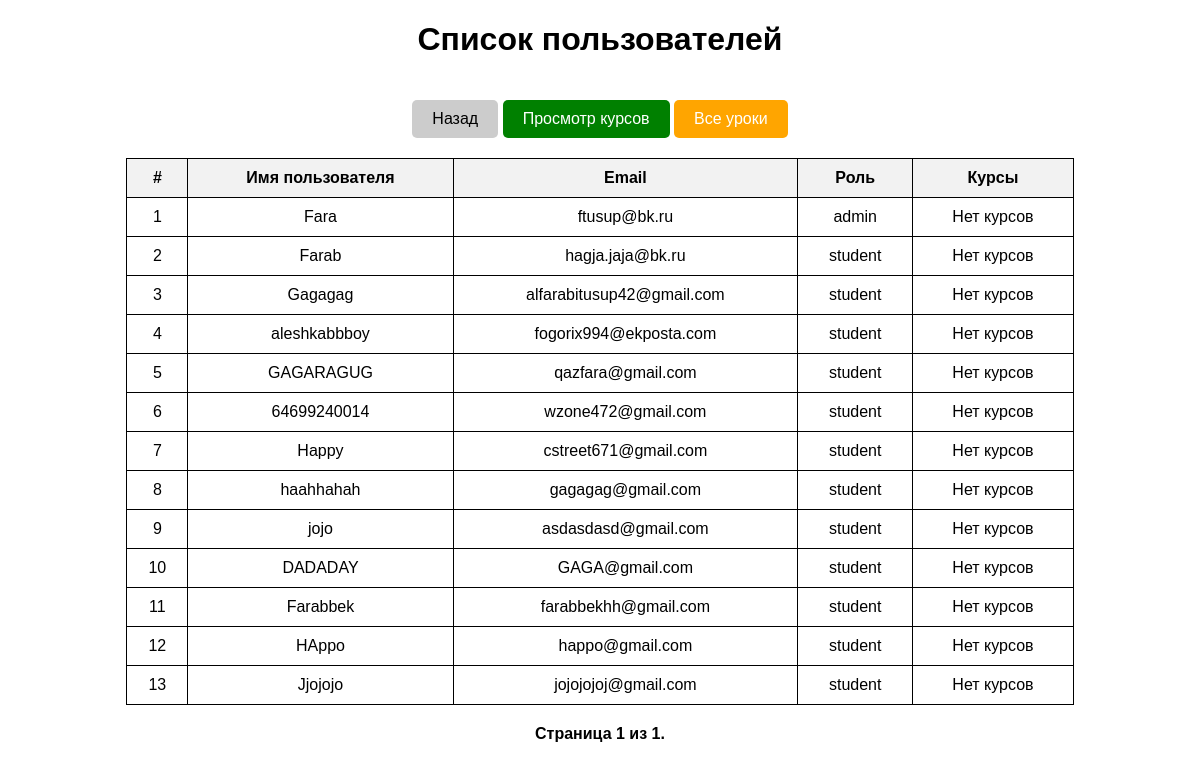
Page /users/list/ on the earlier database version.
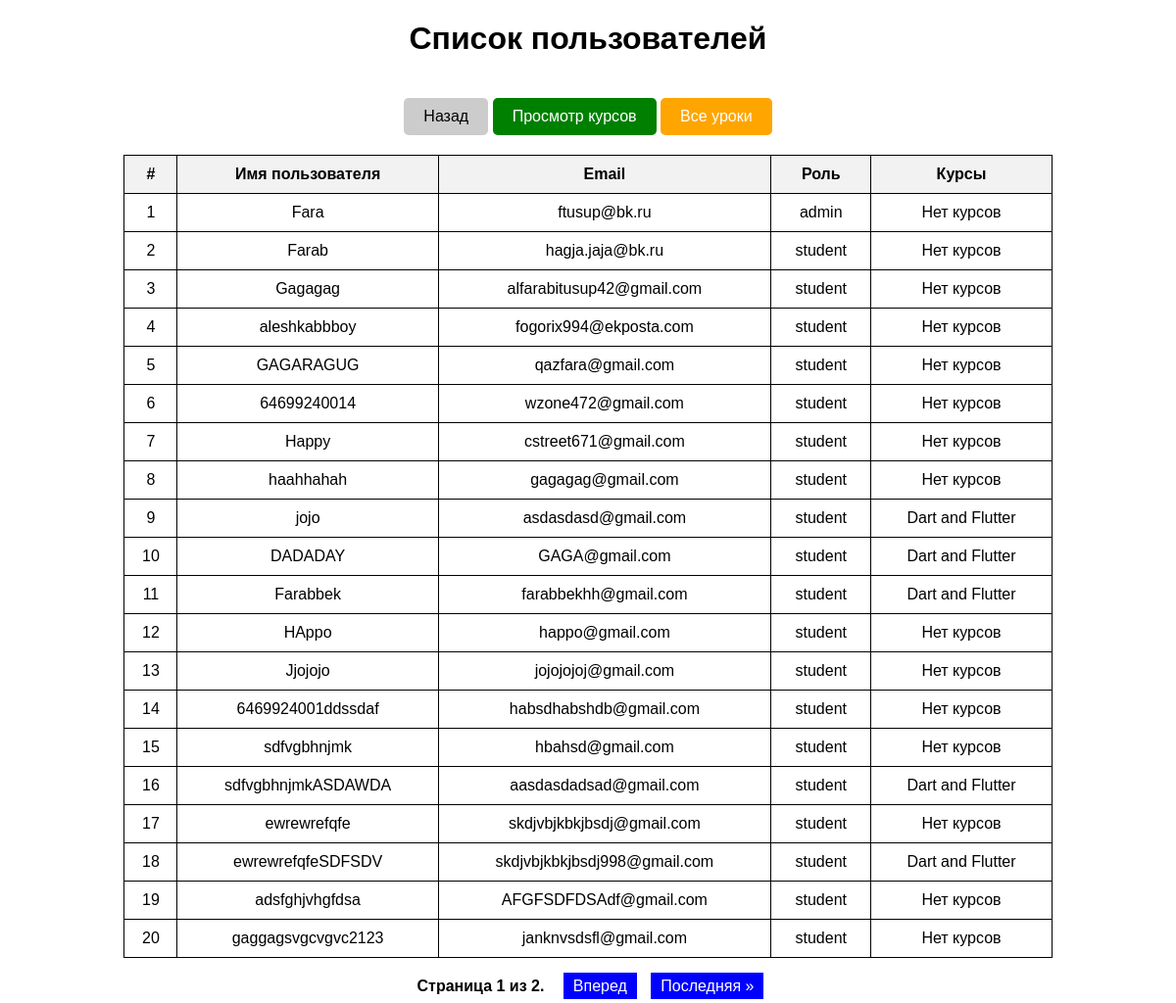
Same page on the later database version.
### users/models.py (models this page shows, shortened)
class User(AbstractUser):
    ROLES = [
        ('student', 'Student'),
        ('manager', 'Manager'),
        ('admin', 'Administrator'),
    ]
    email = models.EmailField(unique=True)
    role = models.CharField(max_length=20, choices=ROLES, default='student')
    confirmation_code = models.CharField(max_length=6, blank=True, null=True)
    is_confirmed = models.BooleanField(default=False)
    courses = models.ManyToManyField('courses.Course', related_name='enrolled_students')
    USERNAME_FIELD = 'email'
    REQUIRED_FIELDS = ['first_name', 'last_name']

### courses/models.py (models this page shows, shortened)
class Course(models.Model):
    title = models.CharField(max_length=200)
    description = models.TextField()
    price = models.DecimalField(max_digits=10, decimal_places=2)
    students = models.ManyToManyField(
        settings.AUTH_USER_MODEL,
        related_name='enrolled_courses',
        blank=True
    )

### users/views.py (the view)
# urls.py: path('list/', user_list, name='user_list'),
def user_list(request):
    users = User.objects.prefetch_related('enrolled_courses').all()
    paginator = Paginator(users, 20)
    page_number = request.GET.get('page')
    page_obj = paginator.get_page(page_number)
    return render(request, 'users/user_list.html', {'page_obj': page_obj})

### users/templates/users/user_list.html (shortened to what this page needs)
<!DOCTYPE html>
<html lang="ru">
<head>
</head>
<body>
    <h1>Список пользователей</h1>
    <a href="{% url 'courses_list' %}" class="back-btn">Назад</a>
    <a href="{% url 'courses_list' %}" style="display: inline-block; margin-top: 20px; padding: 10px 20px; background: green; color: white; text-decoration: none; border-radius: 5px;">
        Просмотр курсов
    </a>
    <a href="{% url 'lessons_list' %}" style="display: inline-block; margin-top: 20px; padding: 10px 20px; background: orange; color: white; text-decoration: none; border-radius: 5px;">
        Все уроки
    </a>
    <table>
        <thead>
            <tr>
                <th>#</th>
                <th>Имя пользователя</th>
                <th>Email</th>
                <th>Роль</th>
                <th>Курсы</th>
            </tr>
        </thead>
        <tbody>
            {% for user in page_obj %}
                <tr>
                    <td>{{ forloop.counter }}</td>
                    <td>{{ user.username }}</td>
                    <td>{{ user.email }}</td>
                    <td>
                        {% if user.is_staff %}
                            admin
                        {% else %}
                            student
                        {% endif %}
                    </td>
                    <td>
                        {% for course in user.enrolled_courses.all %}
                            {{ course.title }}{% if not forloop.last %}, {% endif %}
                        {% empty %}
                            Нет курсов
                        {% endfor %}
                    </td>
                </tr>
            {% empty %}
                <tr>
                    <td colspan="5">Нет пользователей</td>
                </tr>
            {% endfor %}
        </tbody>
    </table>
    <div class="pagination">
        <span class="step-links">
            <span class="current">
                Страница <strong>{{ page_obj.number }}</strong> из <strong>{{ page_obj.paginator.num_pages }}</strong>.
            </span>
            {% if page_obj.has_next %}
                <a href="?page={{ page_obj.next_page_number }}">Вперед</a>
                <a href="?page={{ page_obj.paginator.num_pages }}">Последняя »</a>
            {% endif %}
        </span>
    </div>
</body>
</html>

### users/templates/users/user_list.html (style rules this page uses)
body { font-family: Arial, sans-serif; text-align: center; margin-top: 20px; }
table { width: 80%; margin: 20px auto; border-collapse: collapse; }
th, td { border: 1px solid black; padding: 10px; text-align: center; }
th { background-color: #f2f2f2; }
.pagination { margin-top: 20px; }
.pagination a { margin: 0 5px; padding: 5px 10px; background: blue; color: white; text-decoration: none; }
.current { font-weight: bold; margin: 0 10px; }
.back-btn { display: inline-block; margin-top: 20px; padding: 10px 20px; background: #ccc; color: black; text-decoration: none; border-radius: 5px; }

Differences in the rows shown:
shown differently, row unchanged: User "jojo": no longer shows "Нет курсов"
added Course: title "Dart and Flutter"
shown differently, row unchanged: User "DADADAY": no longer shows "Нет курсов"
shown differently, row unchanged: User "Farabbek": no longer shows "Нет курсов"
added User: username "6469924001ddssdaf", email "habsdhabshdb@gmail.com", is_staff "student"
added User: username "sdfvgbhnjmk", email "hbahsd@gmail.com", is_staff "student"
added User: username "sdfvgbhnjmkASDAWDA", email "aasdasdadsad@gmail.com", is_staff "student"
added User: username "ewrewrefqfe", email "skdjvbjkbkjbsdj@gmail.com", is_staff "student"
added User: username "ewrewrefqfeSDFSDV", email "skdjvbjkbkjbsdj998@gmail.com", is_staff "student"
added User: username "adsfghjvhgfdsa", email "AFGFSDFDSAdf@gmail.com", is_staff "student"
added User: username "gaggagsvgcvgvc2123", email "janknvsdsfl@gmail.com", is_staff "student"
Other differences:
{{ page_obj.paginator.num_pages }}: "1" → "2"
text now shown: "Вперед Последняя »"
